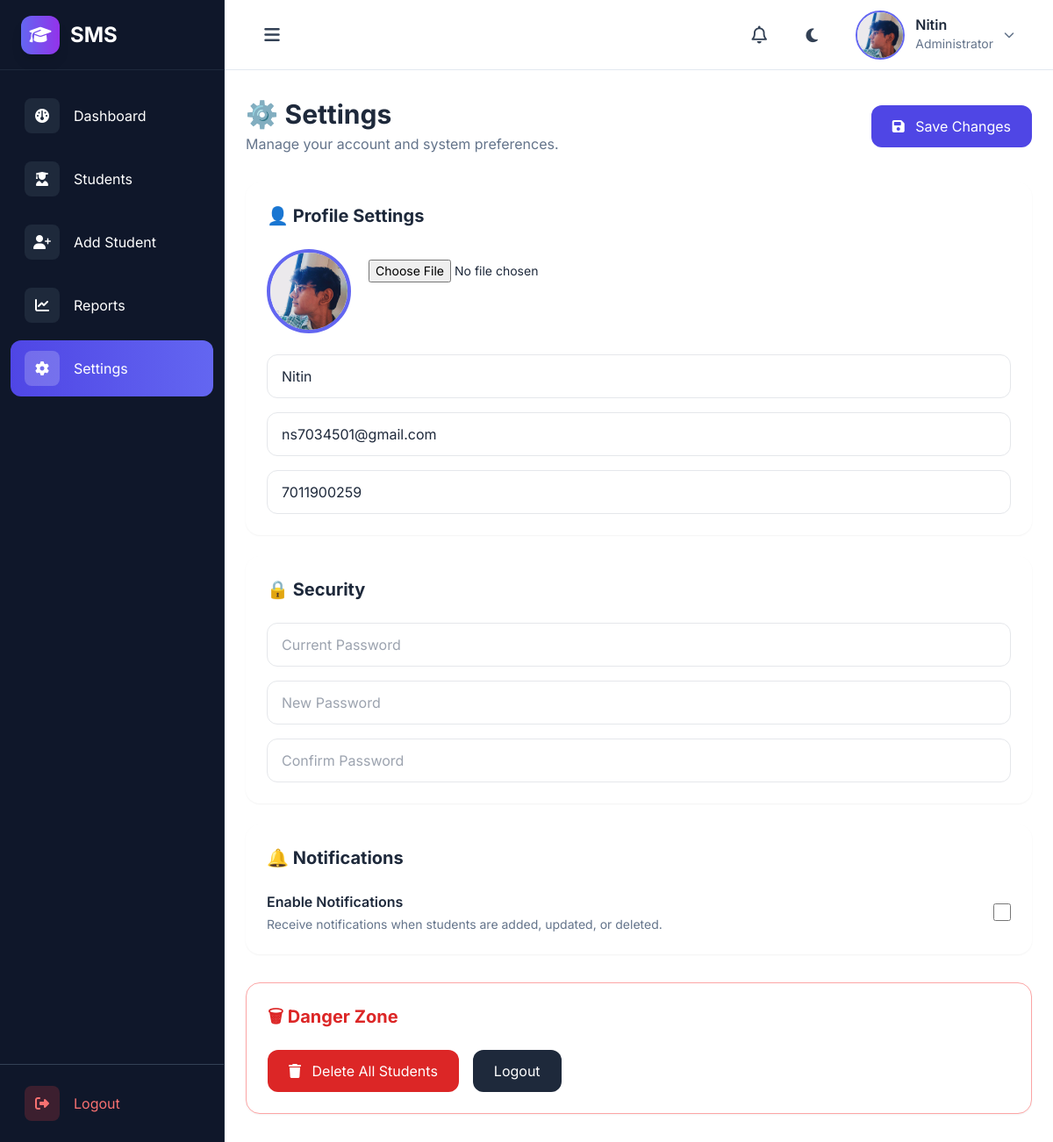
Page /settings/ (signed in) on the earlier database version.
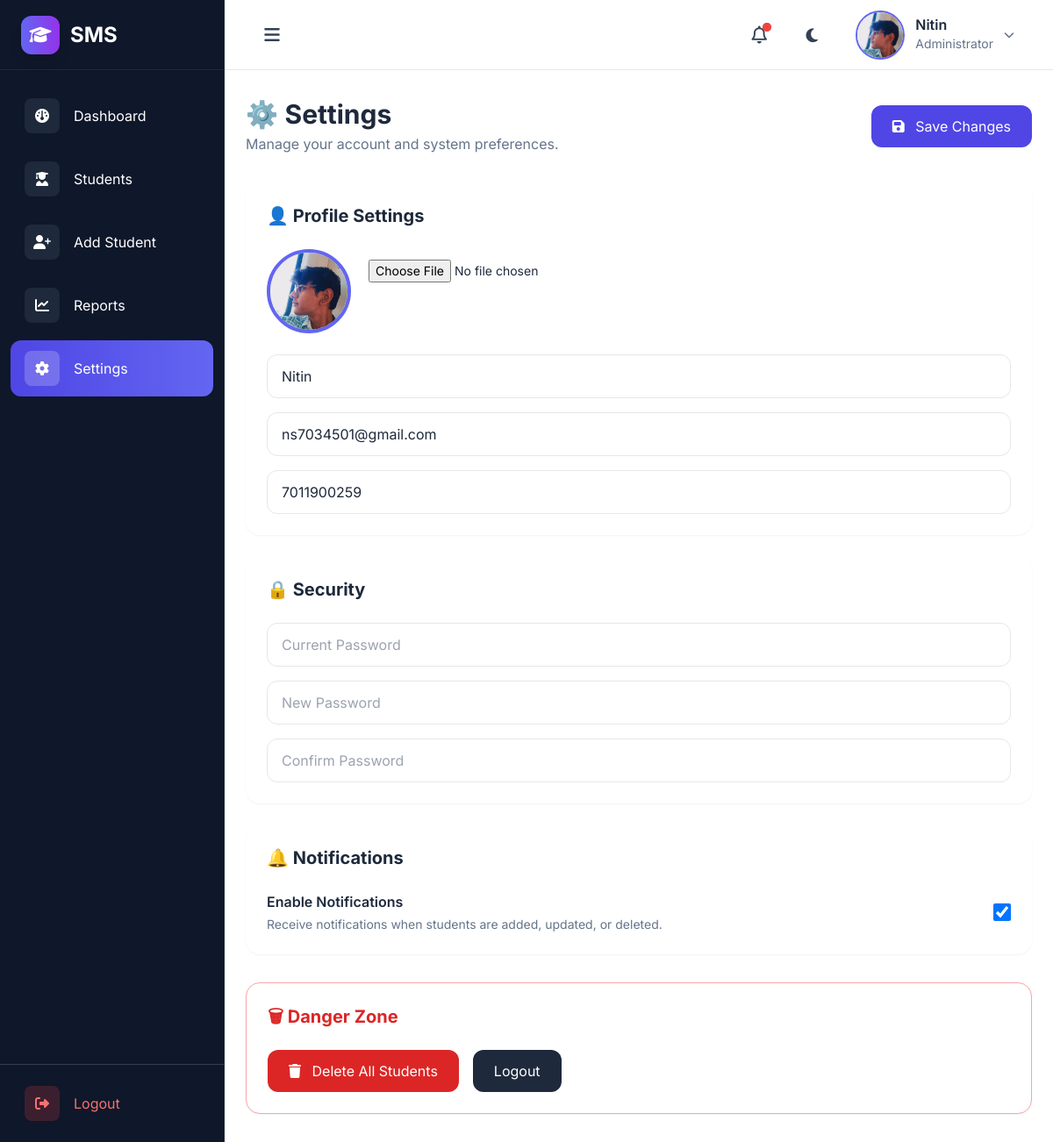
Same page on the later database version.
### MainApp/models.py (models this page shows, shortened)
class Settings(models.Model):
    user = models.OneToOneField(User,on_delete=models.CASCADE)
    profile_image = models.ImageField(upload_to='profile/', blank=True, null=True)
    phone = models.CharField(max_length=10,blank=True)
    notifications = models.BooleanField(default=True)

### MainApp/views.py (the view, shortened to what this page needs)
# urls.py: path("settings/", views.settings, name='settings'),
@login_required
def settings(request):
    settings, created = Settings.objects.get_or_create(user=request.user)
    current_password = request.POST.get("current_password")
    new_password = request.POST.get("new_password")
    confirm_password = request.POST.get("confirm_password")
    if request.method == "POST":
        request.user.first_name = request.POST.get("first_name")
        request.user.email = request.POST.get("email")
        request.user.save()
        form = SettingsForm(request.POST, request.FILES,instance=settings)
        if form.is_valid():
            settings = form.save(commit=False)
            settings.notifications = "notifications" in request.POST
            settings.save()
            form.save()
            messages.success(request,"Settings updated successfully.")
            return redirect("settings")
    else:
        form = SettingsForm(instance=settings)
    return render(request,"setting.html", {"form": form, "settings":settings})

### MainApp/forms.py
class SettingsForm(forms.ModelForm):
    class Meta:
        model = Settings
        fields = [
            "phone",
            "profile_image",
            "notifications",
        ]

### MainApp/context_processors.py (called while the page is built)
def notifications(request):
    if request.user.is_authenticated:
        activitys = Activity.objects.all()[:5]
        unread_count = activitys.count()
        return {
            "notifications": activitys,
            "notification_count": unread_count,
        }
    return {}

### MainApp/templates/setting.html (shortened to what this page needs)
{% extends "base.html" %}
{% load static %}
{% block content %}
<form method="post" enctype="multipart/form-data">
    <div class="space-y-8">
        <div class="flex flex-col sm:flex-row sm:justify-between sm:items-center gap-4">
            <div>
                <h1 class="text-2xl sm:text-3xl font-bold text-slate-800 dark:text-white">
                    ⚙️ Settings
                </h1>
                <p class="text-slate-500 mt-1">
                    Manage your account and system preferences.
                </p>
            </div>
            <button type="submit" class="w-full sm:w-auto px-6 py-3 rounded-xl bg-indigo-600 hover:bg-indigo-700 text-white transition">
                <i class="fa-solid fa-floppy-disk mr-2"></i>
                Save Changes
            </button>
        </div>
        <div class="grid grid-cols-1 xl:grid-cols-2 gap-6">
            <div class="bg-white dark:bg-slate-800 rounded-2xl shadow-sm p-6">
                <h2 class="text-xl font-bold mb-6">
                    👤 Profile Settings
                </h2>
                <div class="flex flex-col sm:flex-row items-center sm:items-start gap-5 mb-6 text-center sm:text-left">
                    {% if settings.profile_image %}
                    <img src="{{ settings.profile_image.url }}"
                        class="w-24 h-24 rounded-full object-cover border-4 border-indigo-500">
                    {% else %}
                    <img src="{% static 'Images/user.jpg' %}"
                        class="w-24 h-24 rounded-full object-cover border-4 border-indigo-500">
                    {% endif %}
                    <div>
                        <input type="file" name="profile_image" class="mt-3 text-sm w-full sm:w-auto">
                    </div>
                </div>
                <div class="space-y-4">
                    <input type="text" name="first_name" value="{{ request.user.first_name }}"
                        class="w-full border rounded-xl px-4 py-3 dark:bg-slate-700" placeholder="First name">
                    <input type="email" name="email" value="{{ request.user.email }}"
                        class="w-full border rounded-xl px-4 py-3 dark:bg-slate-700" placeholder="xyz@gamil.com">
                    <input type="tel" name="phone" value="{{ settings.phone }}"
                        class="w-full border rounded-xl px-4 py-3 dark:bg-slate-700" placeholder="Phone number">
                </div>
            </div>
            <div class="bg-white dark:bg-slate-800 rounded-2xl shadow-sm p-6">
                <h2 class="text-xl font-bold mb-6">
                    🔒 Security
                </h2>
                <div class="space-y-4">
                    <input type="password" name="current_password" placeholder="Current Password"
                        class="w-full border rounded-xl px-4 py-3 dark:bg-slate-700">
                    <input type="password" name="new_password" placeholder="New Password"
                        class="w-full border rounded-xl px-4 py-3 dark:bg-slate-700">
                    <input type="password" name="confirm_password" placeholder="Confirm Password"
                        class="w-full border rounded-xl px-4 py-3 dark:bg-slate-700">
                </div>
            </div>
            <div class="bg-white dark:bg-slate-800 rounded-2xl shadow-sm p-6">
                <h2 class="text-xl font-bold mb-6">
                    🔔 Notifications
                </h2>
                <div class="flex flex-col sm:flex-row sm:items-center sm:justify-between gap-4">
                    <div>
                        <h3 class="font-semibold">
                            Enable Notifications
                        </h3>
                        <p class="text-sm text-slate-500 mt-1">
                            Receive notifications when students are added, updated, or deleted.
                        </p>
                    </div>
                    <input type="checkbox" name="notifications" class="w-5 h-5 self-start sm:self-center" {% if settings.notifications %}checked{% endif %}>
                </div>
            </div>
        </div>
        <div class="bg-white dark:bg-slate-800 rounded-2xl shadow-sm border border-red-300 p-6">
            <h2 class="text-xl font-bold text-red-600 mb-6">
                🗑 Danger Zone
            </h2>
            <div class="flex flex-col sm:flex-row gap-4">
                <button type="button" onclick="openDeleteAllModal()" class="w-full sm:w-auto px-6 py-3 rounded-xl bg-red-600 hover:bg-red-700 text-white">
                    <i class="fa-solid fa-trash mr-2"></i>
                    Delete All Students
                </button>
                <a href="{% url 'logout' %}" class="w-full sm:w-auto px-6 py-3 rounded-xl bg-slate-800 hover:bg-slate-900 text-white text-center">
                    Logout
                </a>
            </div>
        </div>
    </div>
</form>
{% endblock %}

### MainApp/templates/base.html (shortened to what this page needs)
{% load static %}
<!doctype html>
<html lang="en">
<head>
  <script src="https://cdn.tailwindcss.com"></script>
  <link rel="stylesheet" href="{% static 'src/style.css' %}" />
  <link rel="stylesheet" href="https://cdnjs.cloudflare.com/ajax/libs/font-awesome/6.4.0/css/all.min.css" />
</head>
<body class="bg-slate-50 text-slate-800 dark:bg-slate-900 dark:text-slate-100 transition-colors duration-300">
  <div class="flex h-screen bg-gray-100">
    {% include "components/sidebar.html" %}
    <div class="flex flex-col flex-1 overflow-hidden">
      {% include "components/navbar.html" %}
      <main class="flex-1 w-full h-screen px-6 py-8 overflow-y-auto bg-white dark:bg-slate-900">
        {% block content %}
        {% endblock %}
      </main>
    </div>
  </div>
</body>
</html>

### MainApp/templates/components/sidebar.html (shortened to what this page needs)
<aside id="sidebar"
  class="fixed lg:relative top-0 left-0 z-50 h-screen w-64 bg-slate-900 border-r border-slate-800 text-white flex flex-col overflow-hidden transform -translate-x-full lg:translate-x-0 transition-all duration-300 ease-in-out">
  <div class="h-20 flex items-center px-6 border-b border-slate-800">
    <div
      class="w-11 h-11 rounded-xl bg-gradient-to-r from-indigo-500 to-purple-600 flex items-center justify-center shadow-lg shrink-0">
      <i class="fa-solid fa-graduation-cap text-xl"></i>
    </div>
    <span class="sidebar-text ml-3 text-2xl font-bold whitespace-nowrap transition-all duration-300">
      SMS
    </span>
  </div>
  <nav class="flex-1 px-3 py-5 space-y-2 overflow-y-auto">
    <a href="{% url 'dashboard' %}" class="nav-item group flex items-center gap-4 px-4 py-3 rounded-xl transition
      {% if request.path == '/dashboard/' %}
      bg-gradient-to-r from-indigo-600 to-indigo-500
      {% else %}
      hover:scale-[1.02]
      {% endif %}">
      <div class="w-10 h-10 rounded-lg flex items-center justify-center transition
      {% if request.path == '/dashboard/' %}
      bg-white/20
      {% else %}
      bg-slate-800 group-hover:bg-indigo-600
      {% endif %}">
        <i class="fa-solid fa-gauge"></i>
      </div>
      <span class="sidebar-text">Dashboard</span>
    </a>
    <a href="{% url 'students' %}" class="nav-item group flex items-center gap-4 px-4 py-3 rounded-xl transition
      {% if request.path == '/students/' %}
      bg-gradient-to-r from-indigo-600 to-indigo-500
      {% else %}
      hover:scale-[1.02]
      {% endif %}">
      <div
        class="w-10 h-10 rounded-lg flex items-center justify-center transition
        {% if request.path == '/students/' %}
        bg-white/20
        {% else %}
        bg-slate-800 group-hover:bg-indigo-600
        {% endif %}">
        <i class="fa-solid fa-user-graduate"></i>
      </div>
      <span class="sidebar-text">Students</span>
    </a>
    <a href="{% url 'add_student' %}" class="nav-item group flex items-center gap-4 px-4 py-3 rounded-xl transition
    {% if request.path == '/add_student/' %}
    bg-gradient-to-r from-indigo-600 to-indigo-500
    {% else %}
    hover:scale-[1.02]
    {% endif %}">
      <div
        class="w-10 h-10 rounded-lg flex items-center justify-center transition
        {% if request.path == '/add_student/' %}
        bg-white/20
        {% else %}
        bg-slate-800 group-hover:bg-indigo-600
        {% endif %}">
        <i class="fa-solid fa-user-plus"></i>
      </div>
      <span class="sidebar-text">Add Student</span>
    </a>
    <a href="{% url 'reports' %}" class="nav-item group flex items-center gap-4 px-4 py-3 rounded-xl transition
    {% if request.path == '/reports/' %}
    bg-gradient-to-r from-indigo-600 to-indigo-500
    {% else %}
    hover:scale-[1.02]
    {% endif %}">
      <div
        class="w-10 h-10 rounded-lg flex items-center justify-center transition
        {% if request.path == '/reports/' %}
        bg-white/20
        {% else %}
        bg-slate-800 group-hover:bg-indigo-600
        {% endif %}">
        <i class="fa-solid fa-chart-line"></i>
      </div>
      <span class="sidebar-text">Reports</span>
    </a>
    <a href="{% url 'settings' %}" class="nav-item group flex items-center gap-4 px-4 py-3 rounded-xl
    {% if request.path == '/settings/' %}
    bg-gradient-to-r from-indigo-600 to-indigo-500
    {% else %}
    hover:scale-[1.02]
    {% endif %}">
      <div
        class="w-10 h-10 rounded-lg flex items-center justify-center transition
        {% if request.path == '/settings/' %}
        bg-white/20
        {% else %}
        bg-slate-800 group-hover:bg-indigo-600
        {% endif %}">
        <i class="fa-solid fa-gear"></i>
      </div>
      <span class="sidebar-text">Settings</span>
    </a>
  </nav>
  <div class="border-t border-slate-700 p-3">
    <a href="{% url 'logout' %}"
      class="nav-item group flex items-center gap-4 px-4 py-3 rounded-xl hover:bg-red-600/20 text-red-400 transition">
      <div class="w-10 h-10 rounded-lg bg-red-500/20 flex items-center justify-center">
        <i class="fa-solid fa-right-from-bracket"></i>
      </div>
      <span class="sidebar-text">Logout</span>
    </a>
  </div>
</aside>

### MainApp/templates/components/navbar.html (shortened to what this page needs)
{% load static %}
<header
  class="h-20 bg-white dark:bg-slate-900 border-b border-slate-200 dark:border-slate-700 flex items-center justify-between px-4 sm:px-6 lg:px-8 shrink-0 transition-colors duration-300 shadow-sm">
  <div class="flex items-center gap-4">
    <button id="toggleBtn"
      class="w-11 h-11 rounded-xl hover:bg-slate-100 dark:hover:bg-slate-800 transition flex items-center justify-center cursor-pointer">
      <i class="fa-solid fa-bars text-xl text-slate-700 dark:text-slate-200"></i>
    </button>
  </div>
  <div class="flex items-center gap-2 sm:gap-4">
    <div class="relative">
      <button onclick="toggleNotification()"
        class="relative w-11 h-11 rounded-xl hover:bg-slate-100 dark:hover:bg-slate-800 transition flex items-center justify-center">
        <i class="fa-regular fa-bell text-xl text-slate-700 dark:text-slate-200"></i>
        {% if settings.notifications %}
        <span class="absolute top-2 right-2 w-2.5 h-2.5 rounded-full bg-red-500 animate-ping"></span>
        {% endif %}
      </button>
    </div>
    <button
      class="myToggleBtn w-11 h-11 rounded-xl hover:bg-slate-100 dark:hover:bg-slate-800 transition flex items-center justify-center">
      <i class="fa-solid fa-moon theme_icon text-lg text-slate-700 dark:text-yellow-400"></i>
    </button>
    <div class="relative">
      <button onclick="toggleProfileMenu()"
        class="flex items-center gap-3 rounded-xl px-2 sm:px-3 py-2 hover:bg-slate-100 dark:hover:bg-slate-800 transition">
        <div>
          {% if settings.profile_image %}
          <img src="{{ settings.profile_image.url }}"
            class="w-14 h-14 rounded-full object-cover border-2 border-indigo-500">
          {% else %}
          <img src="{% static 'Images/user.jpg' %}"
            class="w-14 h-14 rounded-full object-cover border-2 border-indigo-500">
          {% endif %}
        </div>
        <div class="hidden lg:block text-left">
          <h4 class="font-semibold text-slate-800 dark:text-white leading-none">
            {{ request.user.first_name }}
          </h4>
          <p class="text-sm text-slate-500 dark:text-slate-400 mt-1">
            Administrator
          </p>
        </div>
        <i class="fa-solid fa-chevron-down text-xs text-slate-500 dark:text-slate-300 hidden sm:block"></i>
      </button>
    </div>
  </div>
</header>

### MainApp/static/src/style.css (style rules this page uses)
* { transition: background-color 0.4s ease, color 0.4s ease, border-color 0.4s ease, box-shadow 0.4s ease; }
html { scroll-behavior: smooth; }
body { font-family: "Inter", sans-serif; background: #f8fafc; color: #0f172a; }
main { width: 100%; }
.sidebar-text { transition: all .45s ease; white-space: nowrap; }
.nav-item { transition: all .45s ease; }
#sidebar { transition: width .45s ease; }

Differences in the rows shown:
changed Settings: notifications "☐" → "☑"
